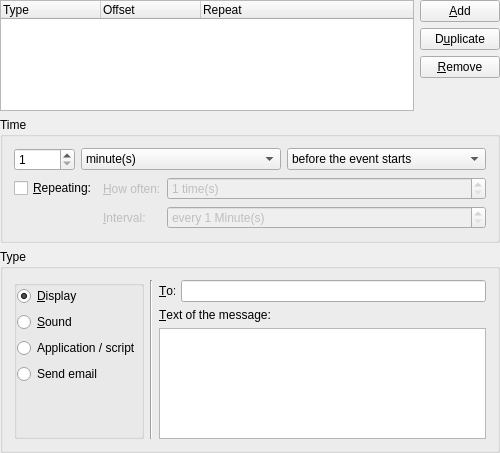
<?xml version="1.0" encoding="UTF-8"?>
<ui version="4.0">
 <class>KOEditorAlarms_base</class>
 <widget class="QWidget" name="KOEditorAlarms_base">
  <property name="geometry">
   <rect>
    <x>0</x>
    <y>0</y>
    <width>500</width>
    <height>453</height>
   </rect>
  </property>
  <property name="windowTitle">
   <string>Alarms</string>
  </property>
  <layout class="QGridLayout">
   <property name="margin">
    <number>0</number>
   </property>
   <property name="spacing">
    <number>6</number>
   </property>
   <item row="1" column="0">
    <widget class="QGroupBox" name="mTimeGroup">
     <property name="toolTip">
      <string>Specify a file containing a sound to play when the reminder triggers</string>
     </property>
     <property name="title">
      <string>Time</string>
     </property>
     <layout class="QVBoxLayout">
      <property name="spacing">
       <number>6</number>
      </property>
      <property name="margin">
       <number>11</number>
      </property>
      <item>
       <layout class="QHBoxLayout">
        <property name="spacing">
         <number>6</number>
        </property>
        <property name="margin">
         <number>0</number>
        </property>
        <item>
         <widget class="QSpinBox" name="mAlarmOffset">
          <property name="sizePolicy">
           <sizepolicy hsizetype="Maximum" vsizetype="Fixed">
            <horstretch>0</horstretch>
            <verstretch>0</verstretch>
           </sizepolicy>
          </property>
          <property name="toolTip">
           <string>Set the reminder trigger time</string>
          </property>
          <property name="whatsThis">
           <string>This spinbox allows you to set the reminder trigger time. The time unit is set in the combobox immediately adjacent.</string>
          </property>
          <property name="minimum">
           <number>1</number>
          </property>
          <property name="maximum">
           <number>99999</number>
          </property>
         </widget>
        </item>
        <item>
         <widget class="KComboBox" name="mOffsetUnit">
          <property name="toolTip">
           <string>Select the reminder trigger time unit</string>
          </property>
          <property name="whatsThis">
           <string>This combobox allows you to set the units for the reminder trigger time. The trigger time value is set in the spinbox immediately adjacent.</string>
          </property>
          <property name="autoCompletion">
           <bool>false</bool>
          </property>
          <item>
           <property name="text">
            <string comment="@item:inlistbox alarm offset expressed in minutes">minute(s)</string>
           </property>
          </item>
          <item>
           <property name="text">
            <string comment="@item:inlistbox alarm offset expressed in hours">hour(s)</string>
           </property>
          </item>
          <item>
           <property name="text">
            <string comment="@item:inlistbox alarm offset expressed in days">day(s)</string>
           </property>
          </item>
         </widget>
        </item>
        <item>
         <widget class="KComboBox" name="mBeforeAfter">
          <property name="toolTip">
           <string>Select the reminder trigger relative to the start or end time</string>
          </property>
          <property name="whatsThis">
           <string>Use this combobox to specify if you want the reminder to trigger before or after the start or end time.</string>
          </property>
          <item>
           <property name="text">
            <string>before the event starts</string>
           </property>
          </item>
          <item>
           <property name="text">
            <string>after the event starts</string>
           </property>
          </item>
          <item>
           <property name="text">
            <string>before the event ends</string>
           </property>
          </item>
          <item>
           <property name="text">
            <string>after the event ends</string>
           </property>
          </item>
         </widget>
        </item>
       </layout>
      </item>
      <item>
       <layout class="QGridLayout">
        <property name="margin">
         <number>0</number>
        </property>
        <property name="spacing">
         <number>6</number>
        </property>
        <item row="0" column="1">
         <widget class="QLabel" name="mHowOftenLabel">
          <property name="enabled">
           <bool>false</bool>
          </property>
          <property name="sizePolicy">
           <sizepolicy hsizetype="Maximum" vsizetype="Preferred">
            <horstretch>0</horstretch>
            <verstretch>0</verstretch>
           </sizepolicy>
          </property>
          <property name="text">
           <string>&amp;How often:</string>
          </property>
          <property name="buddy">
           <cstring>mRepeatCount</cstring>
          </property>
         </widget>
        </item>
        <item row="0" column="2">
         <widget class="QSpinBox" name="mRepeatCount">
          <property name="enabled">
           <bool>false</bool>
          </property>
          <property name="toolTip">
           <string>Select how often the reminder should repeat</string>
          </property>
          <property name="whatsThis">
           <string>Use this selector to choose how many times you want the recurring reminder to repeat.</string>
          </property>
          <property name="suffix">
           <string> time(s)</string>
          </property>
          <property name="minimum">
           <number>1</number>
          </property>
          <property name="maximum">
           <number>500</number>
          </property>
         </widget>
        </item>
        <item row="1" column="1">
         <widget class="QLabel" name="mIntervalLabel">
          <property name="enabled">
           <bool>false</bool>
          </property>
          <property name="text">
           <string>&amp;Interval:</string>
          </property>
          <property name="buddy">
           <cstring>mRepeatInterval</cstring>
          </property>
         </widget>
        </item>
        <item row="0" column="0">
         <widget class="QCheckBox" name="mRepeats">
          <property name="sizePolicy">
           <sizepolicy hsizetype="Maximum" vsizetype="Fixed">
            <horstretch>0</horstretch>
            <verstretch>0</verstretch>
           </sizepolicy>
          </property>
          <property name="toolTip">
           <string>Set the reminder to repeat</string>
          </property>
          <property name="whatsThis">
           <string>Check this if you want to the reminder to recur on a periodic interval.</string>
          </property>
          <property name="text">
           <string>&amp;Repeating:</string>
          </property>
         </widget>
        </item>
        <item row="1" column="2">
         <widget class="QSpinBox" name="mRepeatInterval">
          <property name="enabled">
           <bool>false</bool>
          </property>
          <property name="toolTip">
           <string>Select the time between reminder repeats</string>
          </property>
          <property name="whatsThis">
           <string>Use this selector to choose the time between repeating reminders.</string>
          </property>
          <property name="suffix">
           <string comment="@label:spinbox repeat interval expressed in minutes"> Minute(s)</string>
          </property>
          <property name="prefix">
           <string comment="repeat every X minutes">every </string>
          </property>
          <property name="minimum">
           <number>1</number>
          </property>
          <property name="maximum">
           <number>999</number>
          </property>
         </widget>
        </item>
       </layout>
      </item>
     </layout>
    </widget>
   </item>
   <item row="2" column="0">
    <widget class="QGroupBox" name="mTypeGroup">
     <property name="title">
      <string>Type</string>
     </property>
     <layout class="QHBoxLayout">
      <property name="spacing">
       <number>6</number>
      </property>
      <property name="margin">
       <number>11</number>
      </property>
      <item>
       <widget class="QGroupBox" name="mAlarmType">
        <property name="sizePolicy">
         <sizepolicy hsizetype="Maximum" vsizetype="Preferred">
          <horstretch>0</horstretch>
          <verstretch>0</verstretch>
         </sizepolicy>
        </property>
        <property name="title">
         <string/>
        </property>
        <property name="flat">
         <bool>true</bool>
        </property>
        <layout class="QVBoxLayout">
         <property name="spacing">
          <number>6</number>
         </property>
         <property name="margin">
          <number>0</number>
         </property>
         <item>
          <widget class="QRadioButton" name="mTypeDisplayRadio">
           <property name="toolTip">
            <string>Display optional text when the reminder is triggered</string>
           </property>
           <property name="whatsThis">
            <string>Check this option if you want to display optional text in a popup notice when the reminder triggers.</string>
           </property>
           <property name="text">
            <string>&amp;Display</string>
           </property>
           <property name="checked">
            <bool>true</bool>
           </property>
          </widget>
         </item>
         <item>
          <widget class="QRadioButton" name="mTypeSoundRadio">
           <property name="toolTip">
            <string>Play a sound when the reminder is triggered</string>
           </property>
           <property name="whatsThis">
            <string>Check this option if you want to play a sound when the reminder triggers.</string>
           </property>
           <property name="text">
            <string>&amp;Sound</string>
           </property>
          </widget>
         </item>
         <item>
          <widget class="QRadioButton" name="mTypeAppRadio">
           <property name="toolTip">
            <string>Run an application or script when the reminder is triggered</string>
           </property>
           <property name="whatsThis">
            <string>Check this option if you want to run an application (or script) when the reminder triggers.</string>
           </property>
           <property name="text">
            <string>Application / script</string>
           </property>
          </widget>
         </item>
         <item>
          <widget class="QRadioButton" name="mTypeEmailRadio">
           <property name="enabled">
            <bool>true</bool>
           </property>
           <property name="toolTip">
            <string>Send email when the reminder is triggered</string>
           </property>
           <property name="whatsThis">
            <string>Check this option if you want to send an email message when the reminder triggers.</string>
           </property>
           <property name="text">
            <string>Send email</string>
           </property>
          </widget>
         </item>
         <item>
          <spacer>
           <property name="orientation">
            <enum>Qt::Vertical</enum>
           </property>
           <property name="sizeType">
            <enum>QSizePolicy::Expanding</enum>
           </property>
           <property name="sizeHint" stdset="0">
            <size>
             <width>21</width>
             <height>41</height>
            </size>
           </property>
          </spacer>
         </item>
        </layout>
       </widget>
      </item>
      <item>
       <widget class="Line" name="line1">
        <property name="frameShape">
         <enum>QFrame::VLine</enum>
        </property>
        <property name="frameShadow">
         <enum>QFrame::Sunken</enum>
        </property>
        <property name="orientation">
         <enum>Qt::Vertical</enum>
        </property>
       </widget>
      </item>
      <item>
       <widget class="QStackedWidget" name="mTypeStack">
        <property name="currentIndex">
         <number>3</number>
        </property>
        <widget class="QWidget" name="WStackPage">
         <layout class="QVBoxLayout">
          <property name="spacing">
           <number>6</number>
          </property>
          <property name="margin">
           <number>0</number>
          </property>
          <item>
           <widget class="QLabel" name="mDisplayTextLabel">
            <property name="text">
             <string>Display &amp;text:</string>
            </property>
            <property name="buddy">
             <cstring>mDisplayText</cstring>
            </property>
           </widget>
          </item>
          <item>
           <widget class="KTextEdit" name="mDisplayText">
            <property name="toolTip">
             <string notr="true">Provide text to display when the reminder triggers</string>
            </property>
            <property name="whatsThis">
             <string>Specify any text you desire to display in the popup notice when the reminder triggers.</string>
            </property>
           </widget>
          </item>
         </layout>
        </widget>
        <widget class="QWidget" name="WStackPage">
         <layout class="QVBoxLayout">
          <property name="spacing">
           <number>6</number>
          </property>
          <property name="margin">
           <number>0</number>
          </property>
          <item>
           <widget class="QLabel" name="mSoundFileLabel">
            <property name="text">
             <string>Sound &amp;file:</string>
            </property>
            <property name="buddy">
             <cstring>mSoundFile</cstring>
            </property>
           </widget>
          </item>
          <item>
           <widget class="KUrlRequester" name="mSoundFile">
            <property name="toolTip">
             <string>Specify a file containing a sound to play when the reminder triggers</string>
            </property>
            <property name="whatsThis">
             <string>Use the adjacent file browser to help you find the file you want to use when playing a sound when the reminder triggers.</string>
            </property>
            <property name="filter">
             <string>audio/x-wav audio/x-mp3 application/ogg</string>
            </property>
           </widget>
          </item>
          <item>
           <spacer>
            <property name="orientation">
             <enum>Qt::Vertical</enum>
            </property>
            <property name="sizeType">
             <enum>QSizePolicy::Expanding</enum>
            </property>
            <property name="sizeHint" stdset="0">
             <size>
              <width>20</width>
              <height>61</height>
             </size>
            </property>
           </spacer>
          </item>
         </layout>
        </widget>
        <widget class="QWidget" name="WStackPage">
         <layout class="QVBoxLayout">
          <property name="spacing">
           <number>6</number>
          </property>
          <property name="margin">
           <number>0</number>
          </property>
          <item>
           <widget class="QLabel" name="mApplicationLabel">
            <property name="text">
             <string>&amp;Application / Script:</string>
            </property>
            <property name="buddy">
             <cstring>mApplication</cstring>
            </property>
           </widget>
          </item>
          <item>
           <widget class="KUrlRequester" name="mApplication">
            <property name="toolTip">
             <string>Specify a file containing the application to run when the reminder triggers</string>
            </property>
            <property name="whatsThis">
             <string>Use the adjacent file browser to help you find the file you want to use when running an application when the reminder triggers.</string>
            </property>
            <property name="filter">
             <string>*.*|All files</string>
            </property>
           </widget>
          </item>
          <item>
           <widget class="QLabel" name="mAppArgumentsLabel">
            <property name="text">
             <string>Ar&amp;guments:</string>
            </property>
            <property name="buddy">
             <cstring>mAppArguments</cstring>
            </property>
           </widget>
          </item>
          <item>
           <widget class="KLineEdit" name="mAppArguments">
            <property name="toolTip">
             <string>Specify arguments to pass to the application when the reminder triggers</string>
            </property>
            <property name="whatsThis">
             <string>Enter the application arguments to use when running an application when the reminder triggers.</string>
            </property>
           </widget>
          </item>
          <item>
           <spacer>
            <property name="orientation">
             <enum>Qt::Vertical</enum>
            </property>
            <property name="sizeType">
             <enum>QSizePolicy::Expanding</enum>
            </property>
            <property name="sizeHint" stdset="0">
             <size>
              <width>20</width>
              <height>16</height>
             </size>
            </property>
           </spacer>
          </item>
         </layout>
        </widget>
        <widget class="QWidget" name="WStackPage">
         <layout class="QGridLayout">
          <property name="margin">
           <number>0</number>
          </property>
          <property name="spacing">
           <number>6</number>
          </property>
          <item row="1" column="0" colspan="2">
           <widget class="QLabel" name="mEmailTextLabel">
            <property name="text">
             <string>&amp;Text of the message:</string>
            </property>
            <property name="buddy">
             <cstring>mEmailText</cstring>
            </property>
           </widget>
          </item>
          <item row="2" column="0" colspan="2">
           <widget class="KTextEdit" name="mEmailText">
            <property name="toolTip">
             <string>Specify text of an email message to send when the reminder triggers</string>
            </property>
            <property name="whatsThis">
             <string>Enter any text you desire for the email message that will be sent when the alarm triggers.</string>
            </property>
           </widget>
          </item>
          <item row="0" column="1">
           <widget class="KPIM::AddresseeLineEdit" name="mEmailAddress">
            <property name="toolTip">
             <string>Specify a list of addresses to send email when the reminder triggers.
If the 'To:' field stays empty the email reminder will be sent to the
default email configured in Kmail (Settings menu/Configure Kmail/Identities).</string>
            </property>
            <property name="whatsThis">
             <string>Enter a list comma-separated addresses to which an email will be sent when the reminder triggers</string>
            </property>
           </widget>
          </item>
          <item row="0" column="0">
           <widget class="QLabel" name="mEmailToLabel">
            <property name="text">
             <string>&amp;To:</string>
            </property>
            <property name="buddy">
             <cstring>mEmailAddress</cstring>
            </property>
           </widget>
          </item>
         </layout>
        </widget>
       </widget>
      </item>
     </layout>
    </widget>
   </item>
   <item row="0" column="0">
    <layout class="QGridLayout">
     <property name="margin">
      <number>0</number>
     </property>
     <property name="spacing">
      <number>6</number>
     </property>
     <item row="2" column="1">
      <widget class="QPushButton" name="mRemoveButton">
       <property name="toolTip">
        <string>Remove the currently selected reminder</string>
       </property>
       <property name="whatsThis">
        <string>Click this button if you want to remove the currently selected reminder. Be careful with this option as there is no way to undo this operation.</string>
       </property>
       <property name="text">
        <string>&amp;Remove</string>
       </property>
      </widget>
     </item>
     <item row="0" column="1">
      <widget class="QPushButton" name="mAddButton">
       <property name="toolTip">
        <string>Create a new reminder using the settings specified below</string>
       </property>
       <property name="whatsThis">
        <string>Click this button if you want to create a new reminder using the settings specified below. You can continue to change the settings as needed.</string>
       </property>
       <property name="text">
        <string>&amp;Add</string>
       </property>
      </widget>
     </item>
     <item row="1" column="1">
      <widget class="QPushButton" name="mDuplicateButton">
       <property name="toolTip">
        <string>Create a new reminder from the currently selected reminder</string>
       </property>
       <property name="whatsThis">
        <string>Click this button if you want to create a new reminder using the settings stored in the currently selected reminder. You can continue to change the settings as needed.</string>
       </property>
       <property name="text">
        <string>D&amp;uplicate</string>
       </property>
      </widget>
     </item>
     <item row="3" column="1">
      <spacer>
       <property name="orientation">
        <enum>Qt::Vertical</enum>
       </property>
       <property name="sizeType">
        <enum>QSizePolicy::Expanding</enum>
       </property>
       <property name="sizeHint" stdset="0">
        <size>
         <width>20</width>
         <height>60</height>
        </size>
       </property>
      </spacer>
     </item>
     <item row="0" column="0" rowspan="4">
      <widget class="QTreeWidget" name="mAlarmList">
       <property name="toolTip">
        <string>The list of reminders for this event or to-do</string>
       </property>
       <property name="whatsThis">
        <string>This area displays a list of all the reminders you have specified for this event or to-do.</string>
       </property>
       <property name="selectionMode">
        <enum>QAbstractItemView::SingleSelection</enum>
       </property>
       <property name="rootIsDecorated">
        <bool>false</bool>
       </property>
       <property name="allColumnsShowFocus">
        <bool>true</bool>
       </property>
       <column>
        <property name="text">
         <string>Type</string>
        </property>
       </column>
       <column>
        <property name="text">
         <string>Offset</string>
        </property>
       </column>
       <column>
        <property name="text">
         <string>Repeat</string>
        </property>
       </column>
      </widget>
     </item>
    </layout>
   </item>
  </layout>
 </widget>
 <customwidgets>
  <customwidget>
   <class>KPIM::AddresseeLineEdit</class>
   <extends>KLineEdit</extends>
   <header>libkdepim/addresseelineedit.h</header>
  </customwidget>
  <customwidget>
   <class>KUrlRequester</class>
   <extends>QFrame</extends>
   <header>kurlrequester.h</header>
  </customwidget>
  <customwidget>
   <class>KLineEdit</class>
   <extends>QLineEdit</extends>
   <header>klineedit.h</header>
  </customwidget>
  <customwidget>
   <class>KComboBox</class>
   <extends>QComboBox</extends>
   <header>kcombobox.h</header>
  </customwidget>
  <customwidget>
   <class>KTextEdit</class>
   <extends>QTextEdit</extends>
   <header>ktextedit.h</header>
  </customwidget>
 </customwidgets>
 <includes>
  <include location="global">addresseelineedit.h</include>
 </includes>
 <resources/>
 <connections/>
</ui>
